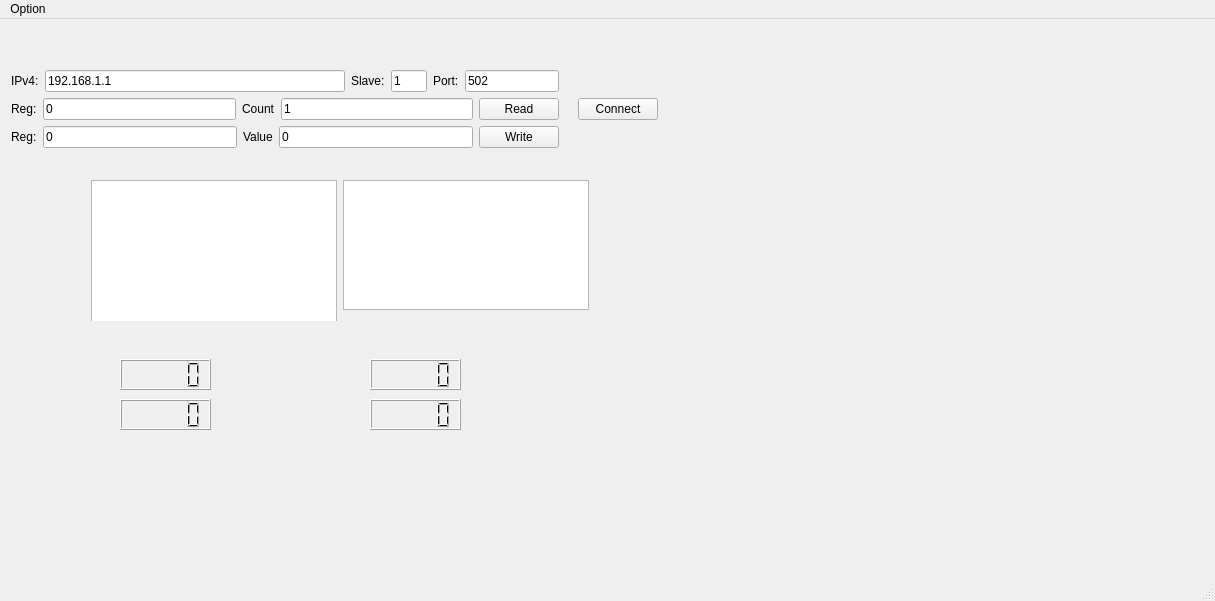
<?xml version="1.0" encoding="UTF-8"?>
<ui version="4.0">
 <class>MainWindow</class>
 <widget class="QMainWindow" name="MainWindow">
  <property name="geometry">
   <rect>
    <x>0</x>
    <y>0</y>
    <width>1215</width>
    <height>601</height>
   </rect>
  </property>
  <property name="maximumSize">
   <size>
    <width>16777215</width>
    <height>16777215</height>
   </size>
  </property>
  <property name="windowTitle">
   <string>Test_TCP</string>
  </property>
  <property name="unifiedTitleAndToolBarOnMac">
   <bool>false</bool>
  </property>
  <widget class="QWidget" name="centralWidget">
   <widget class="QWidget" name="layoutWidget">
    <property name="geometry">
     <rect>
      <x>0</x>
      <y>40</y>
      <width>669</width>
      <height>100</height>
     </rect>
    </property>
    <layout class="QHBoxLayout" name="horizontalLayout_5">
     <item>
      <layout class="QVBoxLayout" name="verticalLayout_3">
       <item>
        <layout class="QVBoxLayout" name="verticalLayout">
         <item>
          <layout class="QHBoxLayout" name="horizontalLayout">
           <item>
            <widget class="QLabel" name="IP_label">
             <property name="text">
              <string>IPv4:</string>
             </property>
             <property name="buddy">
              <cstring>IPv4_line_edit</cstring>
             </property>
            </widget>
           </item>
           <item>
            <widget class="QLineEdit" name="IPv4_line_edit">
             <property name="minimumSize">
              <size>
               <width>300</width>
               <height>0</height>
              </size>
             </property>
             <property name="whatsThis">
              <string/>
             </property>
             <property name="text">
              <string>192.168.1.1</string>
             </property>
             <property name="maxLength">
              <number>20</number>
             </property>
            </widget>
           </item>
           <item>
            <widget class="QLabel" name="slave_label">
             <property name="text">
              <string>Slave:</string>
             </property>
            </widget>
           </item>
           <item>
            <widget class="QLineEdit" name="slave_line_edit">
             <property name="maximumSize">
              <size>
               <width>50</width>
               <height>16777215</height>
              </size>
             </property>
             <property name="text">
              <string>1</string>
             </property>
             <property name="maxLength">
              <number>10</number>
             </property>
            </widget>
           </item>
           <item>
            <widget class="QLabel" name="port_label">
             <property name="text">
              <string>Port:</string>
             </property>
            </widget>
           </item>
           <item>
            <widget class="QLineEdit" name="port_line_edit">
             <property name="text">
              <string>502</string>
             </property>
             <property name="maxLength">
              <number>8</number>
             </property>
            </widget>
           </item>
          </layout>
         </item>
        </layout>
       </item>
       <item>
        <layout class="QVBoxLayout" name="verticalLayout_2">
         <item>
          <layout class="QHBoxLayout" name="horizontalLayout_3">
           <item>
            <widget class="QLabel" name="rd_reg_label">
             <property name="text">
              <string>Reg:</string>
             </property>
            </widget>
           </item>
           <item>
            <widget class="QLineEdit" name="rd_reg_line_edit">
             <property name="enabled">
              <bool>true</bool>
             </property>
             <property name="text">
              <string>0</string>
             </property>
            </widget>
           </item>
           <item>
            <widget class="QLabel" name="rd_count_label">
             <property name="text">
              <string>Count</string>
             </property>
            </widget>
           </item>
           <item>
            <widget class="QLineEdit" name="rd_count_line_edit">
             <property name="text">
              <string>1</string>
             </property>
            </widget>
           </item>
           <item>
            <widget class="QPushButton" name="rd_button">
             <property name="text">
              <string>Read</string>
             </property>
            </widget>
           </item>
          </layout>
         </item>
         <item>
          <layout class="QHBoxLayout" name="horizontalLayout_4">
           <item>
            <widget class="QLabel" name="wr_reg_label">
             <property name="text">
              <string>Reg:</string>
             </property>
            </widget>
           </item>
           <item>
            <widget class="QLineEdit" name="wr_reg_line_edit">
             <property name="text">
              <string>0</string>
             </property>
            </widget>
           </item>
           <item>
            <widget class="QLabel" name="wr_val_label">
             <property name="text">
              <string>Value</string>
             </property>
            </widget>
           </item>
           <item>
            <widget class="QLineEdit" name="wr_val_line_edit">
             <property name="text">
              <string>0</string>
             </property>
            </widget>
           </item>
           <item>
            <widget class="QPushButton" name="wr_button">
             <property name="text">
              <string>Write</string>
             </property>
            </widget>
           </item>
          </layout>
         </item>
        </layout>
       </item>
      </layout>
     </item>
     <item>
      <spacer name="horizontalSpacer">
       <property name="orientation">
        <enum>Qt::Horizontal</enum>
       </property>
       <property name="sizeHint" stdset="0">
        <size>
         <width>40</width>
         <height>20</height>
        </size>
       </property>
      </spacer>
     </item>
     <item>
      <widget class="QPushButton" name="connect_button">
       <property name="text">
        <string>Connect</string>
       </property>
      </widget>
     </item>
    </layout>
   </widget>
   <widget class="QLCDNumber" name="lcdNumber">
    <property name="geometry">
     <rect>
      <x>120</x>
      <y>340</y>
      <width>91</width>
      <height>31</height>
     </rect>
    </property>
    <property name="autoFillBackground">
     <bool>true</bool>
    </property>
   </widget>
   <widget class="QLCDNumber" name="lcdNumber_2">
    <property name="geometry">
     <rect>
      <x>370</x>
      <y>340</y>
      <width>91</width>
      <height>31</height>
     </rect>
    </property>
    <property name="autoFillBackground">
     <bool>true</bool>
    </property>
   </widget>
   <widget class="QLCDNumber" name="lcdNumber_3">
    <property name="geometry">
     <rect>
      <x>120</x>
      <y>380</y>
      <width>91</width>
      <height>31</height>
     </rect>
    </property>
    <property name="autoFillBackground">
     <bool>true</bool>
    </property>
   </widget>
   <widget class="QLCDNumber" name="lcdNumber_4">
    <property name="geometry">
     <rect>
      <x>370</x>
      <y>380</y>
      <width>91</width>
      <height>31</height>
     </rect>
    </property>
    <property name="autoFillBackground">
     <bool>true</bool>
    </property>
   </widget>
   <widget class="QWidget" name="layoutWidget">
    <property name="geometry">
     <rect>
      <x>80</x>
      <y>150</y>
      <width>520</width>
      <height>152</height>
     </rect>
    </property>
    <layout class="QHBoxLayout" name="horizontalLayout_2">
     <item>
      <widget class="QPlainTextEdit" name="log_plain_text_edit">
       <property name="minimumSize">
        <size>
         <width>0</width>
         <height>150</height>
        </size>
       </property>
      </widget>
     </item>
     <item>
      <widget class="QTextEdit" name="textEdit"/>
     </item>
    </layout>
   </widget>
   <widget class="QCustomPlot" name="widget" native="true">
    <property name="geometry">
     <rect>
      <x>730</x>
      <y>50</y>
      <width>451</width>
      <height>281</height>
     </rect>
    </property>
   </widget>
  </widget>
  <widget class="QStatusBar" name="statusBar"/>
  <widget class="QMenuBar" name="menuBar">
   <property name="geometry">
    <rect>
     <x>0</x>
     <y>0</y>
     <width>1215</width>
     <height>20</height>
    </rect>
   </property>
   <widget class="QMenu" name="menus">
    <property name="title">
     <string>Option</string>
    </property>
    <widget class="QMenu" name="menuCommunication">
     <property name="geometry">
      <rect>
       <x>518</x>
       <y>115</y>
       <width>136</width>
       <height>138</height>
      </rect>
     </property>
     <property name="title">
      <string>Communication</string>
     </property>
     <widget class="QMenu" name="menuDevice_2">
      <property name="title">
       <string>Device 2</string>
      </property>
      <addaction name="actionMODBUS_TCP"/>
     </widget>
     <widget class="QMenu" name="menuDevice_3">
      <property name="enabled">
       <bool>false</bool>
      </property>
      <property name="tearOffEnabled">
       <bool>false</bool>
      </property>
      <property name="title">
       <string>Device 3</string>
      </property>
      <addaction name="actionMODBUS_TCP_3"/>
     </widget>
     <widget class="QMenu" name="menuDevice_4">
      <property name="title">
       <string>Device 4</string>
      </property>
      <addaction name="actionMODBUS_RTU"/>
     </widget>
     <addaction name="actionDevice1"/>
     <addaction name="menuDevice_2"/>
     <addaction name="menuDevice_3"/>
     <addaction name="menuDevice_4"/>
    </widget>
    <addaction name="menuCommunication"/>
   </widget>
   <addaction name="menus"/>
  </widget>
  <action name="actionDevice1">
   <property name="text">
    <string>Device 1</string>
   </property>
  </action>
  <action name="actionMODBUS_TCP">
   <property name="checkable">
    <bool>true</bool>
   </property>
   <property name="text">
    <string>MODBUS TCP 2</string>
   </property>
  </action>
  <action name="actionMODBUS_TCP_3">
   <property name="text">
    <string>MODBUS TCP 3</string>
   </property>
  </action>
  <action name="actionMODBUS_RTU">
   <property name="checkable">
    <bool>true</bool>
   </property>
   <property name="text">
    <string>MODBUS RTU</string>
   </property>
  </action>
 </widget>
 <layoutdefault spacing="6" margin="11"/>
 <customwidgets>
  <customwidget>
   <class>QCustomPlot</class>
   <extends>QWidget</extends>
   <header>qcustomplot.h</header>
   <container>1</container>
  </customwidget>
 </customwidgets>
 <resources/>
 <connections/>
</ui>
